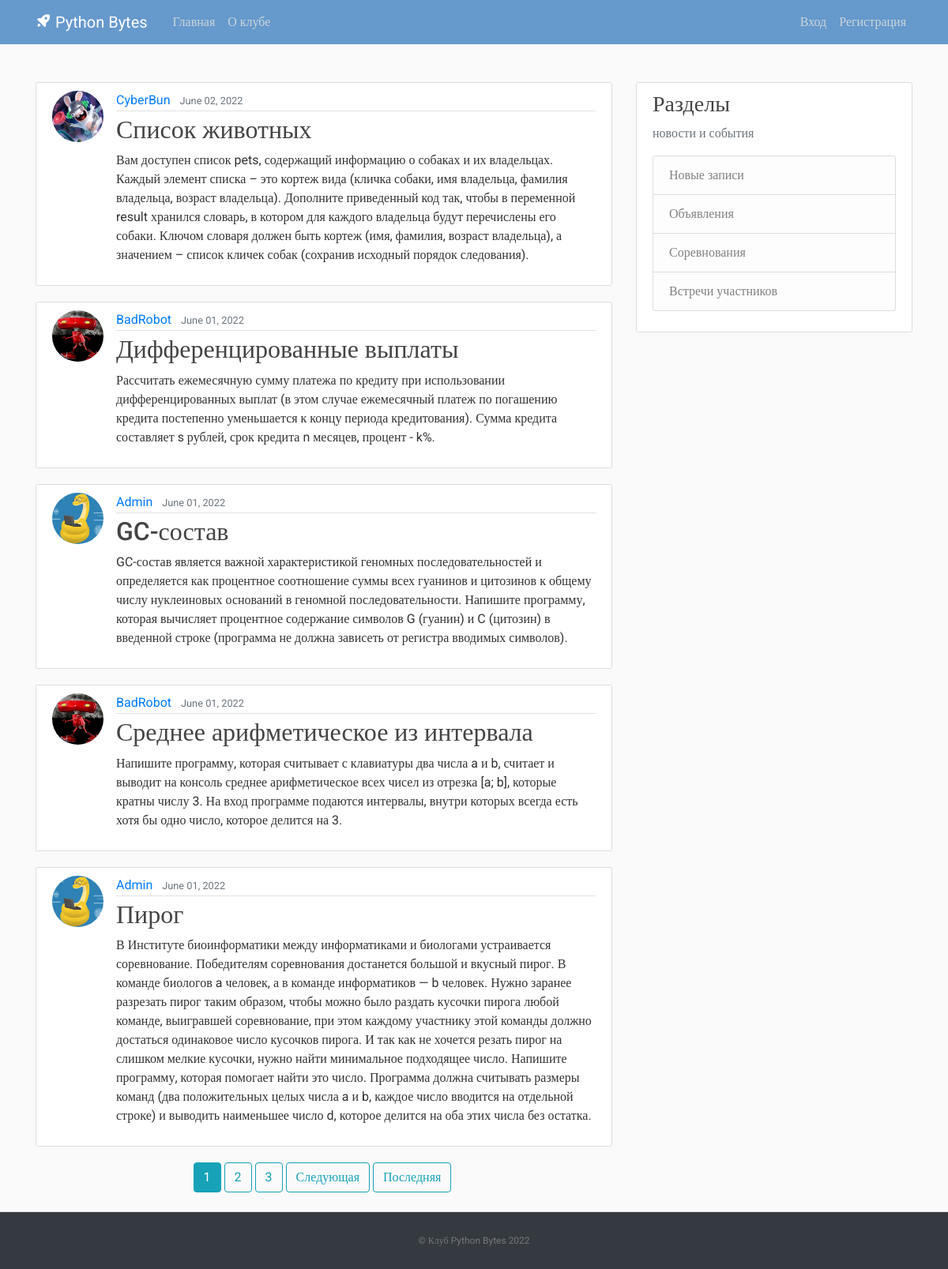
The page / on the database its author committed.
### blog/models.py (models this page shows, shortened)
class Post(models.Model):
    title = models.CharField(max_length=100)
    content = models.TextField()
    date_posted = models.DateTimeField(default=timezone.now)
    author = models.ForeignKey(User, on_delete=models.CASCADE)

### users/models.py (models this page shows, shortened)
class Profile(models.Model):
    user = models.OneToOneField(User, on_delete=models.CASCADE)
    image = models.ImageField(default='default.jpg', upload_to='profile_pics')

### blog/views.py (the view)
# urls.py: path('', PostListView.as_view(), name='blog-home'),
class PostListView(ListView):
    model = Post
    template_name = 'blog/home.html'
    context_object_name = 'posts'
    ordering = ['-date_posted']
    paginate_by = 5

### blog/templates/blog/home.html (shortened to what this page needs)
﻿{% extends "blog/base.html" %}
{% block content %}
    {% for post in posts %}
        <article class="media content-section">
          <img class="rounded-circle article-img" src="{{ post.author.profile.image.url }}">
          <div class="media-body">
            <div class="article-metadata">
              <a class="mr-2" href="{% url 'user-posts' post.author.username %}">{{ post.author }}</a>
              <small class="text-muted">{{ post.date_posted|date:"F d, Y" }}</small>
            </div>
            <h2><a class="article-title" href="{% url 'post-detail' post.id %}">{{ post.title }}</a></h2>
            <p class="article-content">{{ post.content }}</p>
          </div>
        </article>
    {% endfor %}
    <div class="pagination justify-content-center">
    {% if is_paginated %}
      {% for num in page_obj.paginator.page_range %}
        {% if page_obj.number == num %}
          <a class="btn btn-info mb-4 mr-1" href="?page={{ num }}">{{ num }}</a>
        {% elif num > page_obj.number|add:'-3' and num < page_obj.number|add:'3' %}
          <a class="btn btn-outline-info mb-4 mr-1" href="?page={{ num }}">{{ num }}</a>
        {% endif %}
      {% endfor %}
      {% if page_obj.has_next %}
        <a class="btn btn-outline-info mb-4 mr-1" href="?page={{ page_obj.next_page_number }}">Следующая</a>
        <a class="btn btn-outline-info mb-4 mr-1" href="?page={{ page_obj.paginator.num_pages }}">Последняя</a>
      {% endif %}
    {% endif %}
  </div>
{% endblock content %}

### blog/templates/blog/base.html (shortened to what this page needs)
﻿{% load static %}
<!DOCTYPE html>
<html>
<head>
     <link rel="stylesheet" href="https://maxcdn.bootstrapcdn.com/bootstrap/4.0.0/css/bootstrap.min.css">
     <link rel="stylesheet" type="text/css" href="{% static 'blog/main.css' %}">
     <link href='https://unpkg.com/boxicons@2.1.2/css/boxicons.min.css' rel='stylesheet'>
</head>
<body>
    <header class="site-header">
      <nav class="navbar navbar-expand-md navbar-dark bg-blue fixed-top">
        <div class="container">
          <a class="navbar-brand mr-4" href="{% url 'blog-home' %}"><i class='bx bxs-rocket bx-tada-hover'></i> Python Bytes</a>
          <div class="collapse navbar-collapse" id="navbarToggle">
            <div class="navbar-nav mr-auto">
              <a class="nav-item nav-link " href="{% url 'blog-home' %}">Главная</a>
              <a class="nav-item nav-link" href="{% url 'blog-about' %}">О клубе</a>
            </div>
            <div class="navbar-nav">
              {% if user.is_authenticated %}
                <a class="nav-item nav-link" href="{% url 'post-create' %}">Новая запись</a>
                <a class="nav-item nav-link" href="{% url 'profile' %}">Профиль</a>
                <a class="nav-item nav-link" href="{% url 'logout' %}">Выход</a>
              {% else %}
                <a class="nav-item nav-link" href="{% url 'login' %}">Вход</a>
                <a class="nav-item nav-link" href="{% url 'register' %}">Регистрация</a>
              {% endif %}
            </div>
          </div>
        </div>
      </nav>
    </header>
    <main role="main" class="container">
      <div class="row">
        <div class="col-md-8">
          {% block content %}{% endblock %}
        </div>
        <div class="col-md-4">
          <div class="content-section">
            <h3>Разделы</h3>
            <p class='text-muted'>новости и события
              <ul class="list-group">
                <li class="list-group-item list-group-item-light">Новые записи</li>
                <li class="list-group-item list-group-item-light">Объявления</li>
                <li class="list-group-item list-group-item-light">Соревнования</li>
                <li class="list-group-item list-group-item-light">Встречи участников</li>
              </ul>
            </p>
          </div>
        </div>
      </div>
    </main>
    <footer class="text-center bg-dark">
      <p><a href="{% url 'blog-home' %}">© Клуб Python Bytes 2022</a></p>
    </footer>
</body>
</html>

### blog/static/blog/main.css (style rules this page uses)
﻿body, html { width:100%; height:100% }
body { margin:0; padding:0; background: #fafafa; color: #333333; margin-top: 5rem; font-family:Roboto; }
h1, h2, h3, h4, h5, h6 { color: #444444; }
ul { margin: 0; }
.bg-blue { background-color: #6699cc; }
.site-header .navbar-nav .nav-link { color: #cbd5db; }
.content-section { background: #ffffff; padding: 10px 20px; border: 1px solid #dddddd; border-radius: 3px; margin-bottom: 20px; }
.article-title { color: #444444; }
.article-content { white-space: pre-line; }
.article-img { height: 65px; width: 65px; margin-right: 16px; }
.article-metadata { padding-bottom: 1px; margin-bottom: 4px; border-bottom: 1px solid #e3e3e3 }
footer { position: sticky!important; top: 100%; padding-top:25px; padding-bottom:25px; border-top:1px solid #ddd; }
footer p { margin:2px; text-align:center; padding:0 40px; color:#fff; font-size:12px; }
footer a { color:#777 }

### rows shown on the page
Post: author.profile.image (picture), author "CyberBun", date_posted "June 02, 2022", title "Список животных", content "Вам доступен список pets, содержащий информацию о собаках и их владельцах. Каждый элемент списка – это кортеж вида (кличка собаки, имя владельца, фамилия владельца, возраст владельца). Дополните приведенный код так, чтобы в переменной result хранился словарь, в котором для каждого владельца будут перечислены его собаки. Ключом словаря должен быть кортеж (имя, фамилия, возраст владельца), а значением – список кличек собак (сохранив исходный порядок следования)."
Post: author.profile.image (picture), author "BadRobot", date_posted "June 01, 2022", title "Дифференцированные выплаты", content "Рассчитать ежемесячную сумму платежа по кредиту при использовании дифференцированных выплат (в этом случае ежемесячный платеж по погашению кредита постепенно уменьшается к концу периода кредитования). Сумма кредита составляет s рублей, срок кредита n месяцев, процент - k%."
Post: author.profile.image (picture), author "Admin", date_posted "June 01, 2022", title "GC-состав", content "GC-состав является важной характеристикой геномных последовательностей и определяется как процентное соотношение суммы всех гуанинов и цитозинов к общему числу нуклеиновых оснований в геномной последовательности. Напишите программу, которая вычисляет процентное содержание символов G (гуанин) и C (цитозин) в введенной строке (программа не должна зависеть от регистра вводимых символов)."
Post: author.profile.image (picture), author "BadRobot", date_posted "June 01, 2022", title "Среднее арифметическое из интервала", content "Напишите программу, которая считывает с клавиатуры два числа a и b, считает и выводит на консоль среднее арифметическое всех чисел из отрезка [a; b], которые кратны числу 3. На вход программе подаются интервалы, внутри которых всегда есть хотя бы одно число, которое делится на 3."
Post: author.profile.image (picture), author "Admin", date_posted "June 01, 2022", title "Пирог", content "В Институте биоинформатики между информатиками и биологами устраивается соревнование. Победителям соревнования достанется большой и вкусный пирог. В команде биологов a человек, а в команде информатиков — b человек. Нужно заранее разрезать пирог таким образом, чтобы можно было раздать кусочки пирога любой команде, выигравшей соревнование, при этом каждому участнику этой команды должно достаться одинаковое число кусочков пирога. И так как не хочется резать пирог на слишком мелкие кусочки, нужно найти минимальное подходящее число. Напишите программу, которая помогает найти это число. Программа должна считывать размеры команд (два положительных целых числа a и b, каждое число вводится на…"

### other values the page prints
{{ num }} "1"
{{ num }} "2" "3"
